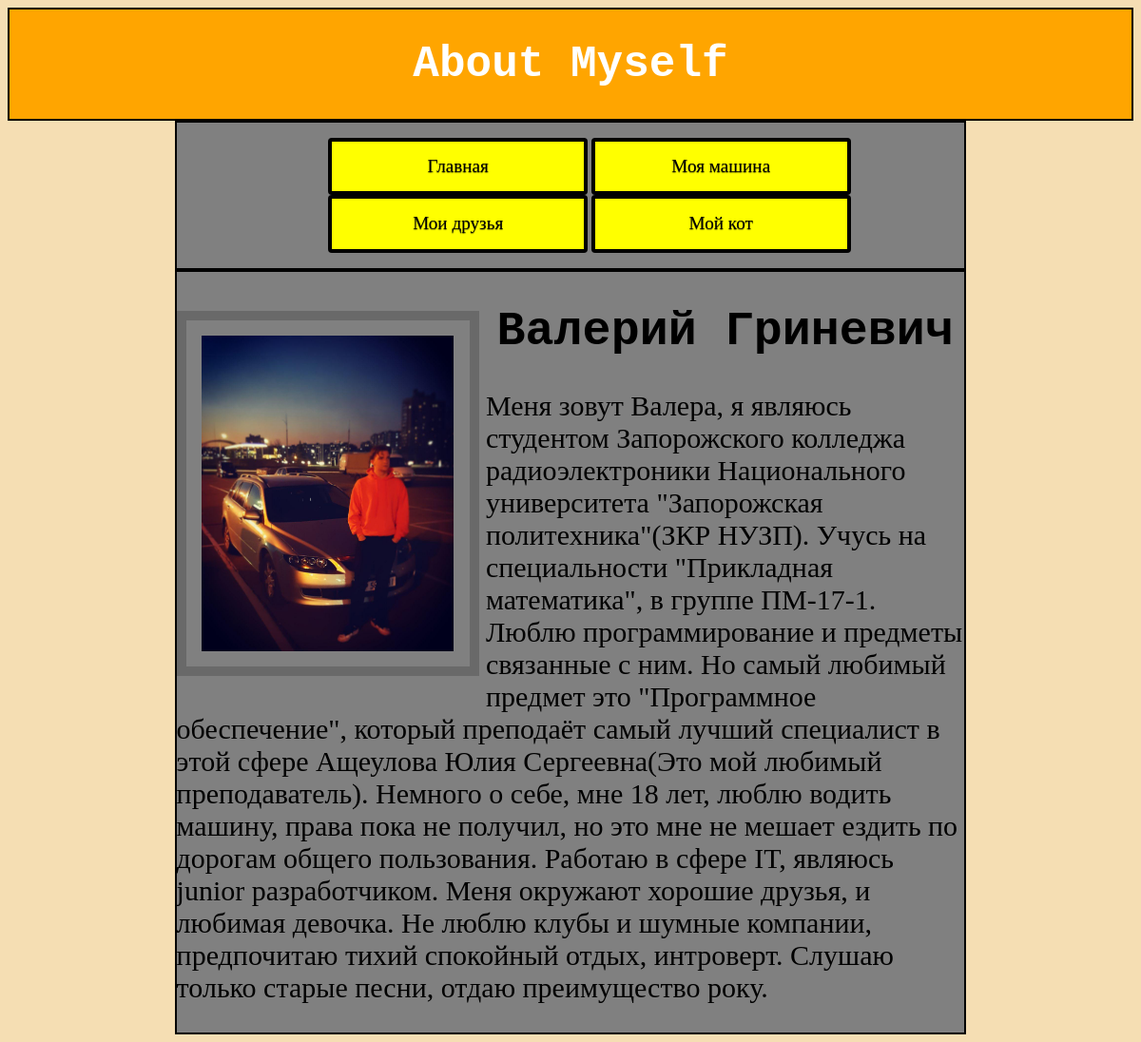
/home/, run on the app's committed database.
### self/models.py (models this page shows, shortened)
class Valera(models.Model):
    first_name = models.CharField(max_length=64, blank=True, null=False)
    last_name = models.CharField(max_length=64, blank=True, null=False)
    about_me = models.TextField(blank=True, null=False)
    picture = models.ImageField(upload_to='picture/')
    class Meta:
        verbose_name = 'О себе'
        verbose_name_plural = 'О себе'

### self/views.py (the view)
# urls.py: 2. Add a URL to urlpatterns:  path('', views.home, name='home')
def home(request):
    all_me = Valera.objects.all()
    return render(request, 'myself.html', locals())

### templates/myself.html
{% extends 'Main.html' %}
{% block content %}
    <div class = "fon2">
    {% for i in all_me %}
        <h1><a href="{{ i.picture.url }}"><img src="{{ i.picture.url }}", height="55%", width="32%", alt="Картинка"></a>
            {{ i.first_name }} {{ i.last_name }}</h1>
        <p>{{ i.about_me }}</p>
    {% endfor %}
    </div>
{% endblock %}

### static/Main.css (style rules this page uses)
body { background-color: wheat; }
.fon2 { width: 70%; height: auto; position: relative; margin: auto; border: 2px solid black; background: grey; }
.fon2 img { position: relative; padding: 2%; border: 10px solid dimgray; float:left; margin: 7px 7px 7px 0; }
.fon2 h1 { font-size: 50px; font-family: "Bitstream Vera Sans Mono", Monaco, "Courier New", Courier, monospace; font-weight: 900; text-shadow: white; text-align: center; }
.fon2 p { font-size: 30px; }

### data on the page
Valera: picture (picture), first_name "Валерий", last_name "Гриневич", about_me "Меня зовут Валера, я являюсь студентом Запорожского колледжа радиоэлектроники Национального университета \"Запорожская политехника\"(ЗКР НУЗП). Учусь на специальности \"Прикладная математика\", в группе ПМ-17-1. Люблю программирование и предметы связанные с ним. Но самый любимый предмет это \"Программное обеспечение\", который преподаёт самый лучший специалист в этой сфере Ащеулова Юлия Сергеевна(Это мой любимый преподаватель). Немного о себе, мне 18 лет, люблю водить машину, права пока не получил, но это мне не мешает ездить по дорогам общего пользования. Работаю в сфере IT, являюсь junior разработчиком. Меня окружают хорошие друзья, и любимая девочка. Не люблю клубы и шумные компании,…"
